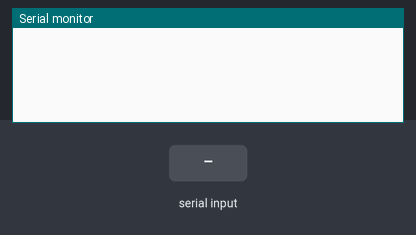
Bench run of a sketch on a simulated ESP32. Parts: the last lines printed to the serial monitor. The inputs (shaded band) are chosen by the test bench.

Above: at 1.2 s.
1.3 s: "H" received over Serial
At 2.0 s:
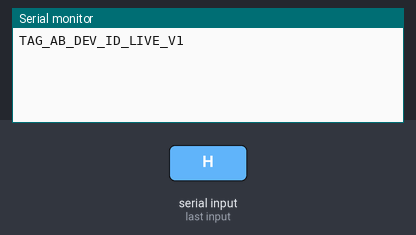
2.8 s: "A" received over Serial
At 4.0 s:
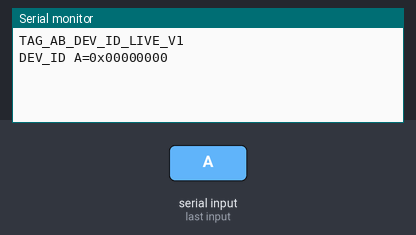
4.3 s: "B" received over Serial
At 5.5 s:
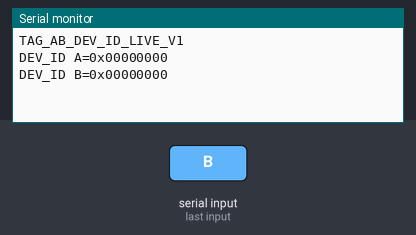
5.8 s: "I" received over Serial
At 6.6 s:
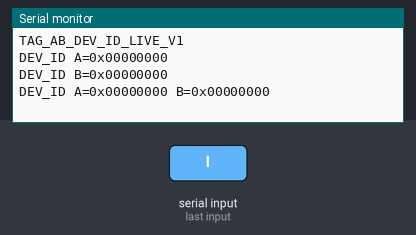

The sketch:

TagABLive.ino
```cpp
#include <Arduino.h>
#include <SPI.h>

constexpr uint8_t csA = 21;
constexpr uint8_t csB = 25;
constexpr uint32_t spiHz = 1000000;

uint32_t readDeviceId(uint8_t cs) {
  SPI.beginTransaction(SPISettings(spiHz, MSBFIRST, SPI_MODE0));
  digitalWrite(cs, LOW);
  delayMicroseconds(2);
  SPI.transfer(0x00);
  uint32_t id = 0;
  for (unsigned int index = 0; index < 4; ++index) {
    id |= static_cast<uint32_t>(SPI.transfer(0x00)) << (8 * index);
  }
  digitalWrite(cs, HIGH);
  SPI.endTransaction();
  return id;
}

void printDeviceId(char radio, uint8_t cs) {
  Serial.printf(" %c=0x%08lX", radio, static_cast<unsigned long>(readDeviceId(cs)));
}

void setup() {
  pinMode(csA, OUTPUT);
  digitalWrite(csA, HIGH);
  pinMode(csB, OUTPUT);
  digitalWrite(csB, HIGH);
  SPI.begin(18, 19, 23, -1);
  Serial.begin(115200);
}

void loop() {
  const int command = Serial.read();
  switch (command) {
    case 'H':
      Serial.println("TAG_AB_DEV_ID_LIVE_V1");
      break;
    case 'A':
      Serial.print("DEV_ID");
      printDeviceId('A', csA);
      Serial.println();
      break;
    case 'B':
      Serial.print("DEV_ID");
      printDeviceId('B', csB);
      Serial.println();
      break;
    case 'I':
      Serial.print("DEV_ID");
      printDeviceId('A', csA);
      printDeviceId('B', csB);
      Serial.println();
      break;
    default:
      delay(2);
      break;
  }
}
```

Measured:
- after the input at 1.3 s, the serial monitor: prints a new line at once (image 1)
- after the input at 2.8 s, the serial monitor: prints a new line at once (image 2)
- after the input at 4.3 s, the serial monitor: prints a new line at once (image 3)
- after the input at 5.8 s, the serial monitor: prints a new line at once (image 4)
